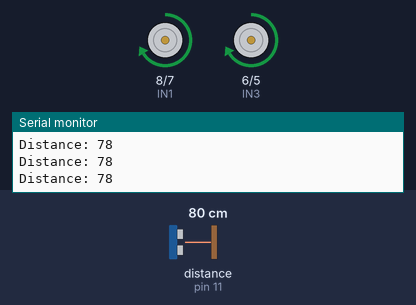
Bench run of a sketch on a simulated Arduino Uno, built with avr-gcc and run on an emulated ATmega328P. Parts: motor-driver pin pairs drawn as motors (green arrow = first pin HIGH = forward, orange = second pin HIGH = backward, longer = more drive, scaled by the enable pin), the last lines printed to the serial monitor. Wiring (inferred from the names in the program): ultrasonic range finder: trigger pin 12; echo pin 11. The test bench sets the inputs (shaded band); at power-on: distance to the obstacle (sensor on pin 11) 80 cm. The echo pulse lasts 58.3 µs per cm.

Above: at 1.2 s.
1.3 s: distance to the obstacle (sensor on pin 11) set to 23 cm
2.8 s: distance to the obstacle (sensor on pin 11) set to 18 cm
At 3.8 s:
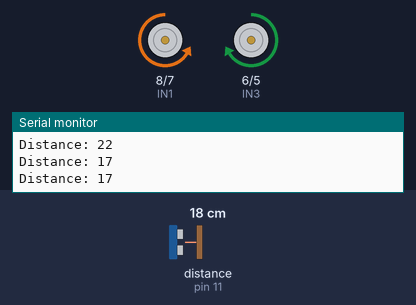
4.4 s: distance to the obstacle (sensor on pin 11) set to 35 cm
At 5.4 s:
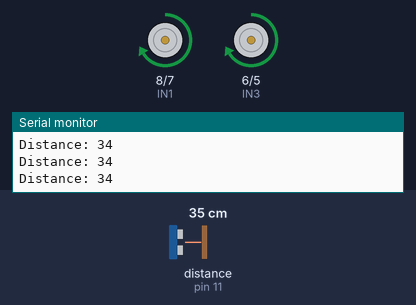
6.2 s: distance to the obstacle (sensor on pin 11) set to 2 cm
At 6.8 s:
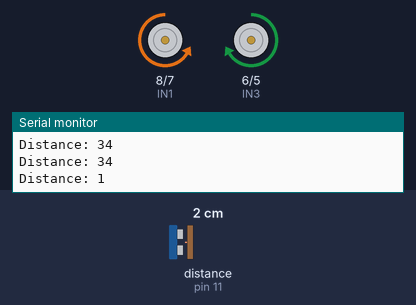
Timing chart, 0 to 8.7 s (numbered marks = the images above; inputs shaded):
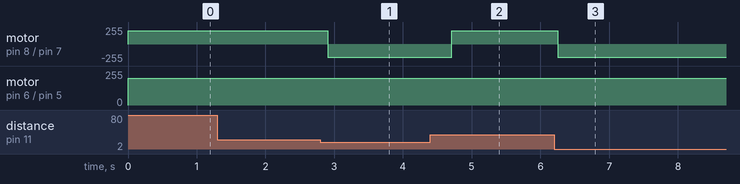

Measured:
- the behaviour switches between 21 and 20 cm on distance to the obstacle (sensor on pin 11) (found by bisection; images 0 and 1)
- after the input at 2.8 s, motor on pin 8 (IN1) / pin 7 (IN2): forward 200/255 → backward 200/255 after 0.10 s
- after the input at 4.4 s, motor on pin 8 (IN1) / pin 7 (IN2): backward 200/255 → forward 200/255 after 0.31 s
- after the input at 6.2 s, motor on pin 8 (IN1) / pin 7 (IN2): forward 200/255 → backward 200/255 after 0.05 s

The sketch:

Obstacle_Avoiding_Car.ino
```cpp
/*
 * Obstacle Avoiding Car
 * Components: Arduino UNO, Ultrasonic Sensor (HC-SR04), L298N Motor Driver, 2 DC Motors
 */

#define ENA 9
#define ENB 10
#define IN1 8
#define IN2 7
#define IN3 6
#define IN4 5

#define trigPin 12
#define echoPin 11

long duration;
int distance;

void setup() {
  pinMode(trigPin, OUTPUT);
  pinMode(echoPin, INPUT);

  pinMode(ENA, OUTPUT);
  pinMode(ENB, OUTPUT);
  pinMode(IN1, OUTPUT);
  pinMode(IN2, OUTPUT);
  pinMode(IN3, OUTPUT);
  pinMode(IN4, OUTPUT);

  Serial.begin(9600);
}

void loop() {
  // Measure distance
  digitalWrite(trigPin, LOW);
  delayMicroseconds(2);
  digitalWrite(trigPin, HIGH);
  delayMicroseconds(10);
  digitalWrite(trigPin, LOW);

  duration = pulseIn(echoPin, HIGH);
  distance = duration * 0.034 / 2;

  Serial.print("Distance: ");
  Serial.println(distance);

  if (distance < 20) {
    // Obstacle detected, turn right
    digitalWrite(IN1, LOW);
    digitalWrite(IN2, HIGH);
    digitalWrite(IN3, HIGH);
    digitalWrite(IN4, LOW);
    analogWrite(ENA, 200);
    analogWrite(ENB, 200);
    delay(500);
  } else {
    // Move forward
    digitalWrite(IN1, HIGH);
    digitalWrite(IN2, LOW);
    digitalWrite(IN3, HIGH);
    digitalWrite(IN4, LOW);
    analogWrite(ENA, 200);
    analogWrite(ENB, 200);
  }

  delay(100);
}
```
